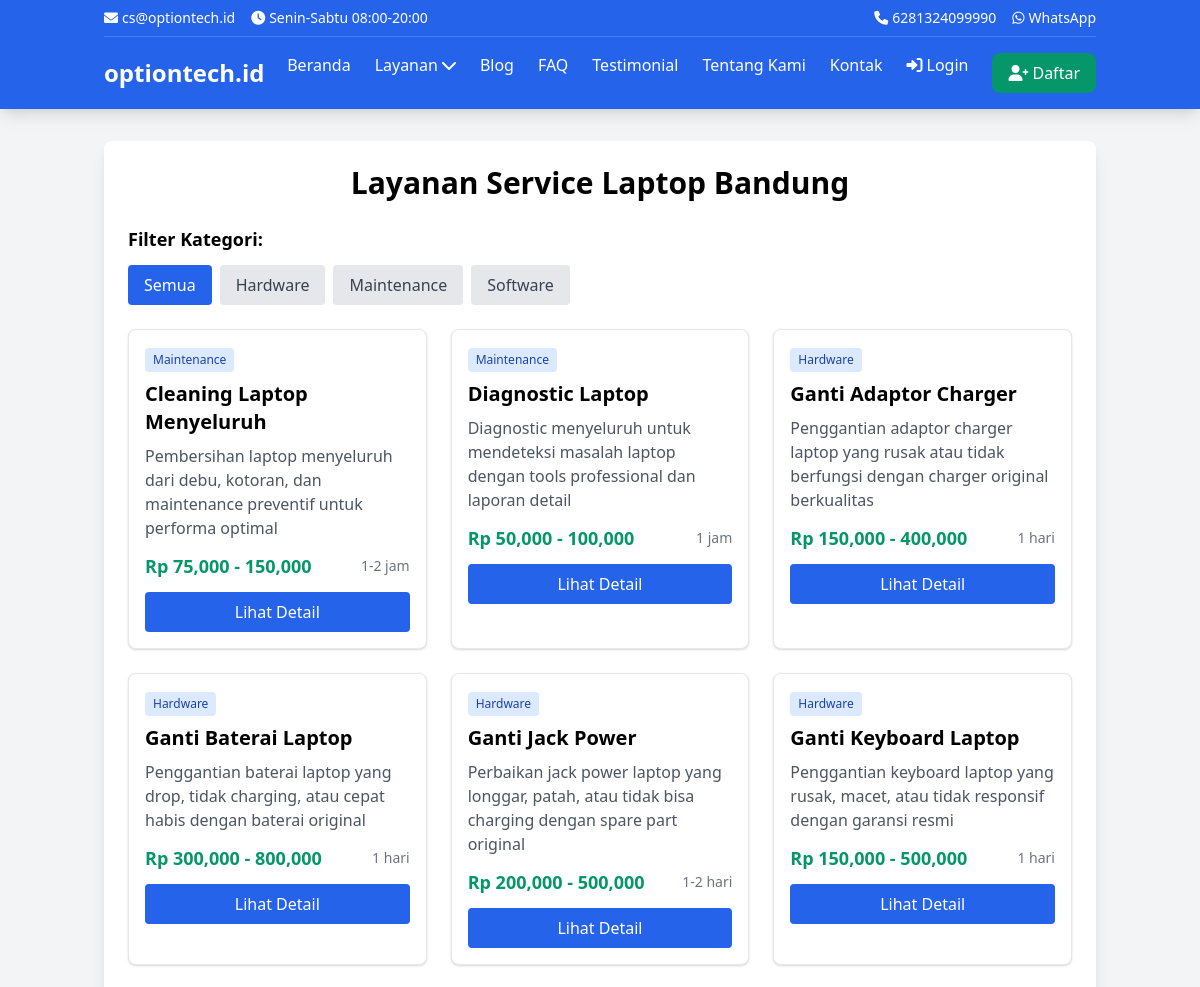
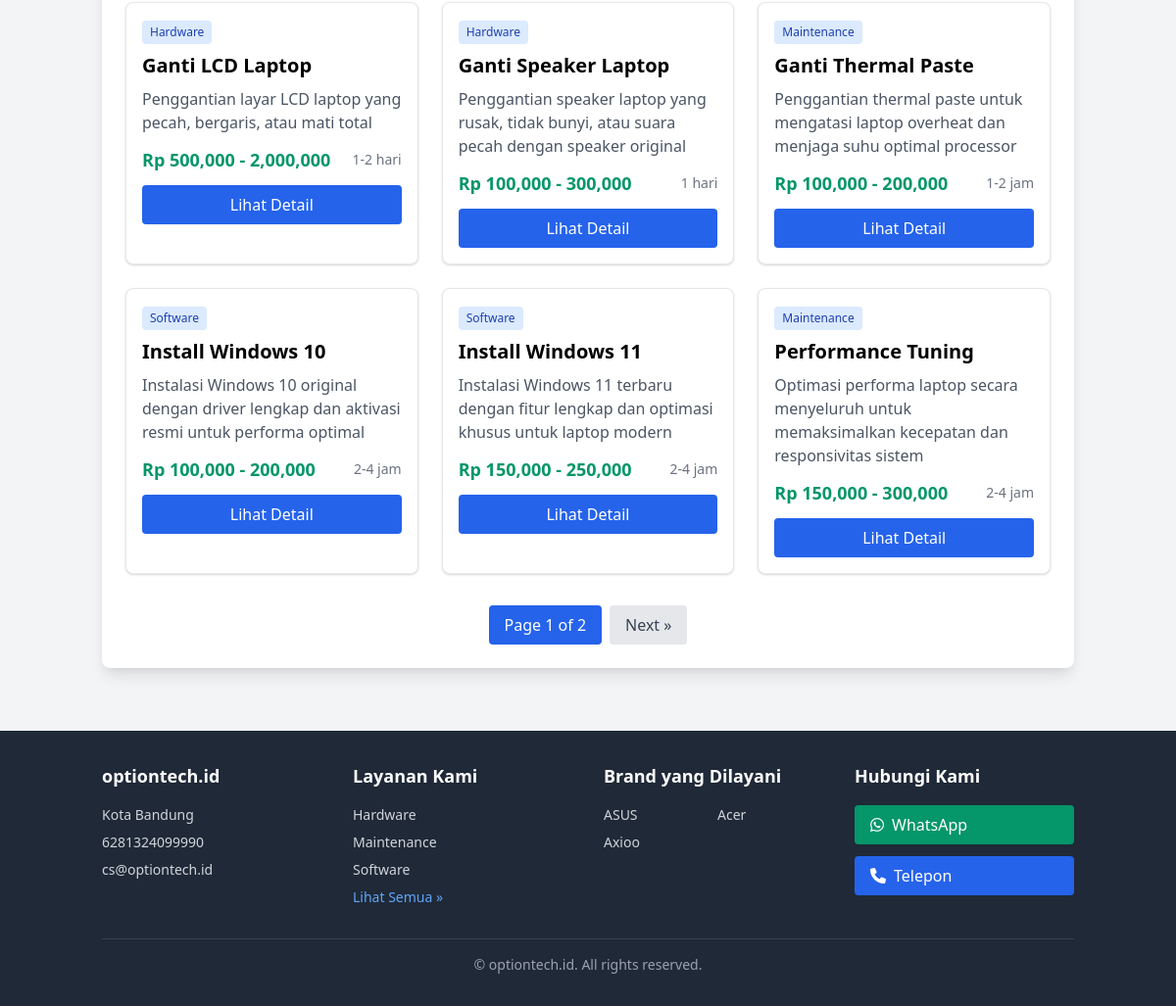
The page /layanan/ on the database as committed earlier (2 pictures, top to bottom).
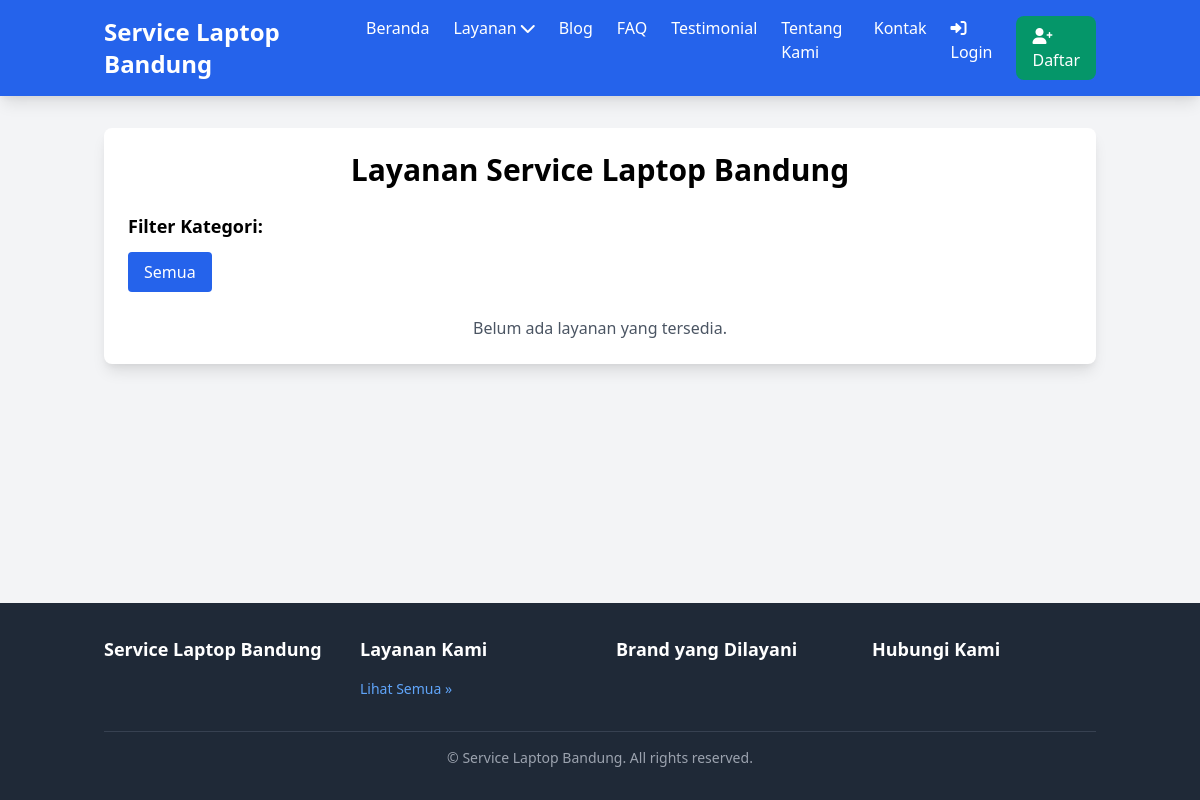
The same page on the database as committed later.
### core/models.py (models this page shows, shortened)
class TimeStampedModel(models.Model):
    created_at = models.DateTimeField(auto_now_add=True)  # Otomatis diisi saat create
    updated_at = models.DateTimeField(auto_now=True)  # Otomatis diisi saat update
    class Meta:
        abstract = True  # Model ini tidak akan jadi tabel, hanya template

class BusinessInfo(TimeStampedModel):
    business_name = models.CharField(max_length=255)  # Nama bisnis
    address = models.TextField()  # Alamat (text panjang)
    phone = models.CharField(max_length=20)  # Nomor telepon
    email = models.EmailField()  # Email (validasi otomatis)
    whatsapp = models.CharField(max_length=20)  # WhatsApp
    class Meta:
        verbose_name = "Business Information"  # Nama di admin
        verbose_name_plural = "Business Information"  # Nama plural di admin

class LaptopBrand(TimeStampedModel):
    name = models.CharField(max_length=100)  # Nama brand
    slug = models.SlugField(unique=True)  # URL-friendly name
    logo = models.ImageField(  # Upload gambar logo
        upload_to='brands/',  # Folder penyimpanan
        blank=True,  # Boleh kosong
        null=True  # Boleh NULL di database
    )
    is_supported = models.BooleanField(default=True)  # Apakah masih didukung
    class Meta:
        ordering = ['name']  # Urutan default A-Z

### services/models.py (models this page shows, shortened)
class ServiceCategory(TimeStampedModel):
    name = models.CharField(max_length=100)
    slug = models.SlugField(unique=True, blank=True)
    description = models.TextField(blank=True)
    icon = models.CharField(max_length=255, blank=True)
    order = models.IntegerField(default=0, help_text="Urutan tampil")
    class Meta:
        ordering = ['order', 'name']
        verbose_name = "Service Category"
        verbose_name_plural = "Service Categories"

class Service(TimeStampedModel, ModelMeta):
    name = models.CharField(max_length=255, help_text="Nama layanan (contoh: Ganti LCD Laptop)")
    slug = models.SlugField(unique=True, blank=True, help_text="URL-friendly name (otomatis)")
    description = RichTextField(help_text="Deskripsi lengkap layanan")
    short_description = models.CharField(
        max_length=500,
        help_text="Deskripsi singkat untuk preview"
    )
    price_min = models.DecimalField(
        max_digits=10,
        decimal_places=2,
        help_text="Harga minimum (Rp)"
    )
    price_max = models.DecimalField(
        max_digits=10,
        decimal_places=2,
        help_text="Harga maksimum (Rp)"
    )
    duration_estimate = models.CharField(
        max_length=100,
        help_text="Estimasi waktu (contoh: 1-2 hari)"
    )
    icon = models.CharField(
        max_length=255,
        blank=True,
        help_text="CSS class icon (contoh: fas fa-laptop)"
    )
    featured_image = models.ImageField(
        upload_to='services/',
        blank=True,
        null=True,
        help_text="Gambar utama layanan"
    )
    is_featured = models.BooleanField(
        default=False,
        help_text="Tampilkan di homepage?"
    )
    is_active = models.BooleanField(
        default=True,
        help_text="Layanan masih tersedia?"
    )
    meta_title = models.CharField(
        max_length=255,
        blank=True,
        help_text="Judul SEO (kosongkan untuk otomatis)"
    )
    meta_description = models.TextField(
        blank=True,
        help_text="Deskripsi SEO (kosongkan untuk otomatis)"
    )
    target_keywords = models.CharField(
        max_length=500,
        blank=True,
        help_text="Keywords utama (pisahkan dengan koma)"
    )
    _metadata = {
        'title': 'get_meta_title',
        'description': 'get_meta_description',
        'keywords': 'get_meta_keywords',
        'image': 'get_meta_image',
    }
    class Meta:
        ordering = ['name']
        verbose_name = "Service"
        verbose_name_plural = "Services"
    def get_absolute_url(self):
        return reverse('services:detail', kwargs={'slug': self.slug})
    def get_price_range(self):
        if self.price_min == self.price_max:
            return f"Rp {self.price_min:,.0f}"
        return f"Rp {self.price_min:,.0f} - {self.price_max:,.0f}"
    def get_meta_title(self):
        """Generate SEO title"""
        if self.meta_title:
            return self.meta_title
        return f"{self.name} - Service Laptop Bandung Terpercaya"
    def get_meta_description(self):
        """Generate SEO description"""
        if self.meta_description:
            return self.meta_description
        return f"{self.short_description} Layanan {self.name} terpercaya di Bandung dengan harga {self.get_price_range()}."
    def get_meta_keywords(self):
        """Generate SEO keywords"""
        keywords = ['service laptop bandung', 'reparasi laptop bandung']
        if self.target_keywords:
            keywords.extend([kw.strip() for kw in self.target_keywords.split(',')])
        keywords.append(self.name.lower())
        return keywords
    def get_meta_image(self):
        """Get meta image URL"""
        if self.featured_image:
            return self.featured_image.url
        return None

### services/views.py (the view)
# urls.py: path('', views.ServiceListView.as_view(), name='list'),
class ServiceListView(MetadataMixin, ListView):
    model = Service
    template_name = 'services/list.html'
    context_object_name = 'services'
    paginate_by = 12
    title = 'Layanan Service Laptop Bandung - Reparasi Semua Merk'
    description = 'Layanan service laptop lengkap di Bandung. Ganti LCD, keyboard, motherboard, dan lainnya. Teknisi berpengalaman, garansi resmi.'
    keywords = ['service laptop bandung', 'reparasi laptop bandung', 'layanan laptop bandung']
    def get_queryset(self):
        queryset = Service.objects.filter(is_active=True)
        category_slug = self.request.GET.get('category')
        if category_slug:
            queryset = queryset.filter(category__slug=category_slug)
        return queryset
    def get_context_data(self, **kwargs):
        context = super().get_context_data(**kwargs)
        context['categories'] = ServiceCategory.objects.all()
        context['selected_category'] = self.request.GET.get('category')
        return context

### core/context_processors.py (called while the page is built)
def business_info(request):
    try:
        business = BusinessInfo.objects.first()
        return {'business_info': business}
    except BusinessInfo.DoesNotExist:
        return {'business_info': None}

def navigation_data(request):
    return {
        'nav_service_categories': ServiceCategory.objects.all()[:5],
        'nav_brands': LaptopBrand.objects.filter(is_supported=True)[:8]
    }

### templates/services/list.html (shortened to what this page needs)
{% extends 'base.html' %}
{% load static %}
{% block content %}
<div class="bg-white rounded-lg shadow-lg p-6 mb-8">
    <h1 class="text-3xl font-bold text-center mb-6">Layanan Service Laptop Bandung</h1>
    <div class="mb-6">
        <h3 class="text-lg font-semibold mb-3">Filter Kategori:</h3>
        <div class="flex flex-wrap gap-2">
            <a href="{% url 'services:list' %}"
               class="px-4 py-2 rounded {% if not selected_category %}bg-blue-600 text-white{% else %}bg-gray-200 text-gray-700 hover:bg-gray-300{% endif %}">
                Semua
            </a>
            {% for category in categories %}
            <a href="?category={{ category.slug }}"
               class="px-4 py-2 rounded {% if selected_category == category.slug %}bg-blue-600 text-white{% else %}bg-gray-200 text-gray-700 hover:bg-gray-300{% endif %}">
                {{ category.name }}
            </a>
            {% endfor %}
        </div>
    </div>
    {% if services %}
    <div class="grid md:grid-cols-2 lg:grid-cols-3 gap-6">
        {% for service in services %}
        <div class="bg-white border rounded-lg shadow hover:shadow-lg transition-shadow">
            <div class="p-4">
                {% if service.category %}
                <span class="inline-block bg-blue-100 text-blue-800 text-xs px-2 py-1 rounded mb-2">
                    {{ service.category.name }}
                </span>
                {% endif %}
                <h3 class="text-xl font-semibold mb-2">{{ service.name }}</h3>
                <p class="text-gray-600 mb-3">{{ service.short_description }}</p>
                <div class="flex justify-between items-center mb-3">
                    <span class="text-lg font-bold text-green-600">{{ service.get_price_range }}</span>
                    <span class="text-sm text-gray-500">{{ service.duration_estimate }}</span>
                </div>
                <a href="{{ service.get_absolute_url }}"
                   class="block w-full text-center bg-blue-600 text-white py-2 rounded hover:bg-blue-700 transition-colors">
                    Lihat Detail
                </a>
            </div>
        </div>
        {% endfor %}
    </div>
    {% if is_paginated %}
    <div class="flex justify-center mt-8">
        <div class="flex space-x-2">
            <span class="px-4 py-2 bg-blue-600 text-white rounded">
                Page {{ page_obj.number }} of {{ page_obj.paginator.num_pages }}
            </span>
            {% if page_obj.has_next %}
            <a href="?page={{ page_obj.next_page_number }}"
               class="px-4 py-2 bg-gray-200 text-gray-700 rounded hover:bg-gray-300">
                Next »
            </a>
            {% endif %}
        </div>
    </div>
    {% endif %}
    {% else %}
    <p class="text-center text-gray-600">Belum ada layanan yang tersedia.</p>
    {% endif %}
</div>
{% endblock %}

### templates/base.html (shortened to what the changed rows need)
<!DOCTYPE html>
<html lang="id">
<head>
    {% block og_image %}{% load static %}{{ request.scheme }}://{{ request.get_host }}{% static 'img/logo-og.jpg' %}{% endblock %}">
    {% load schema_tags %}
    {% load static %}
    <link href="https://cdn.jsdelivr.net/npm/tailwindcss@2.2.19/dist/tailwind.min.css" rel="stylesheet">
    <link rel="stylesheet" href="https://cdnjs.cloudflare.com/ajax/libs/font-awesome/6.0.0/css/all.min.css">
</head>
<body class="bg-gray-100 min-h-screen flex flex-col">
<header class="bg-blue-600 text-white shadow-lg">
    <div class="container mx-auto px-4">
        {% if business_info %}
            <div class="hidden md:flex justify-between items-center py-2 text-sm border-b border-blue-500">
                <div class="flex space-x-4">
                    <span><i class="fas fa-envelope mr-1"></i>{{ business_info.email }}</span>
                    <span><i class="fas fa-clock mr-1"></i>Senin-Sabtu 08:00-20:00</span>
                </div>
                <div class="flex space-x-4">
                    <a href="tel:{{ business_info.phone }}" class="hover:text-blue-200">
                        <i class="fas fa-phone mr-1"></i>{{ business_info.phone }}
                    </a>
                    <a href="https://wa.me/{{ business_info.whatsapp }}" target="_blank" class="hover:text-blue-200">
                        <i class="fab fa-whatsapp mr-1"></i>WhatsApp
                    </a>
                </div>
            </div>
        {% endif %}
        <nav class="py-4">
            <div class="flex justify-between items-center">
                <div class="flex items-center">
                    <a href="{% url 'home' %}" class="text-2xl font-bold">
                        {% if business_info %}
                            {{ business_info.business_name }}
                        {% else %}
                            Service Laptop Bandung
                        {% endif %}
                    </a>
                </div>
            </div>
        </nav>
    </div>
</header>
<main class="flex-grow container mx-auto px-4 py-8">
    {% block content %}
    {% endblock %}
</main>
<footer class="bg-gray-800 text-white mt-auto">
    <div class="container mx-auto px-4 py-8">
        <div class="grid md:grid-cols-4 gap-8">
            <div>
                <h3 class="text-lg font-semibold mb-4">
                    {% if business_info %}{{ business_info.business_name }}{% else %}Service Laptop Bandung{% endif %}
                </h3>
                {% if business_info %}
                    <p class="text-gray-300 text-sm mb-2">{{ business_info.address }}</p>
                    <p class="text-gray-300 text-sm mb-2">{{ business_info.phone }}</p>
                    <p class="text-gray-300 text-sm">{{ business_info.email }}</p>
                {% endif %}
            </div>
            <div>
                <ul class="space-y-2 text-sm">
                    {% for category in nav_service_categories %}
                        <li>
                            <a href="{% url 'services:category' category.slug %}"
                               class="text-gray-300 hover:text-white">
                                {{ category.name }}
                            </a>
                        </li>
                    {% endfor %}
                </ul>
            </div>
            <div>
                <div class="grid grid-cols-2 gap-2 text-sm">
                    {% for brand in nav_brands %}
                        <span class="text-gray-300">{{ brand.name }}</span>
                    {% endfor %}
                </div>
            </div>
            <div>
                {% if business_info %}
                    <div class="space-y-3">
                        <a href="https://wa.me/{{ business_info.whatsapp }}"
                           target="_blank"
                           class="flex items-center bg-green-600 text-white px-4 py-2 rounded hover:bg-green-700 transition-colors">
                            <i class="fab fa-whatsapp mr-2"></i>
                            WhatsApp
                        </a>
                        <a href="tel:{{ business_info.phone }}"
                           class="flex items-center bg-blue-600 text-white px-4 py-2 rounded hover:bg-blue-700 transition-colors">
                            <i class="fas fa-phone mr-2"></i>
                            Telepon
                        </a>
                    </div>
                {% endif %}
            </div>
        </div>
        <div class="border-t border-gray-700 mt-8 pt-4 text-center text-gray-400 text-sm">
            <p>&copy; {{ "now"|date:"Y" }}
                {% if business_info %}{{ business_info.business_name }}{% else %}Service Laptop Bandung{% endif %}. All
                rights reserved.</p>
        </div>
    </div>
</footer>
</body>
</html>

Rows that differ between the two databases and show on the page:
removed BusinessInfo: email "cs@optiontech.id", phone "6281324099990", business_name "optiontech.id", address "Kota Bandung"
removed ServiceCategory: name "Hardware"
removed ServiceCategory: name "Maintenance"
removed ServiceCategory: name "Software"
removed Service: category.name "Maintenance", name "Cleaning Laptop Menyeluruh", short_description "Pembersihan laptop menyeluruh dari debu, kotoran, dan maintenance preventif untuk performa optimal", get_price_range "Rp 75,000 - 150,000", duration_estimate "1-2 jam"
removed Service: category.name "Maintenance", name "Diagnostic Laptop", short_description "Diagnostic menyeluruh untuk mendeteksi masalah laptop dengan tools professional dan laporan detail", get_price_range "Rp 50,000 - 100,000", duration_estimate "1 jam"
removed Service: category.name "Hardware", name "Ganti Adaptor Charger", short_description "Penggantian adaptor charger laptop yang rusak atau tidak berfungsi dengan charger original berkualitas", get_price_range "Rp 150,000 - 400,000", duration_estimate "1 hari"
removed Service: category.name "Hardware", name "Ganti Baterai Laptop", short_description "Penggantian baterai laptop yang drop, tidak charging, atau cepat habis dengan baterai original", get_price_range "Rp 300,000 - 800,000", duration_estimate "1 hari"
removed Service: category.name "Hardware", name "Ganti Jack Power", short_description "Perbaikan jack power laptop yang longgar, patah, atau tidak bisa charging dengan spare part original", get_price_range "Rp 200,000 - 500,000", duration_estimate "1-2 hari"
removed Service: category.name "Hardware", name "Ganti Keyboard Laptop", short_description "Penggantian keyboard laptop yang rusak, macet, atau tidak responsif dengan garansi resmi", get_price_range "Rp 150,000 - 500,000", duration_estimate "1 hari"
removed Service: category.name "Hardware", name "Ganti LCD Laptop", short_description "Penggantian layar LCD laptop yang pecah, bergaris, atau mati total", get_price_range "Rp 500,000 - 2,000,000", duration_estimate "1-2 hari"
removed Service: category.name "Hardware", name "Ganti Speaker Laptop", short_description "Penggantian speaker laptop yang rusak, tidak bunyi, atau suara pecah dengan speaker original", get_price_range "Rp 100,000 - 300,000", duration_estimate "1 hari"
removed Service: category.name "Maintenance", name "Ganti Thermal Paste", short_description "Penggantian thermal paste untuk mengatasi laptop overheat dan menjaga suhu optimal processor", get_price_range "Rp 100,000 - 200,000", duration_estimate "1-2 jam"
removed Service: category.name "Software", name "Install Windows 10", short_description "Instalasi Windows 10 original dengan driver lengkap dan aktivasi resmi untuk performa optimal", get_price_range "Rp 100,000 - 200,000", duration_estimate "2-4 jam"
removed Service: category.name "Software", name "Install Windows 11", short_description "Instalasi Windows 11 terbaru dengan fitur lengkap dan optimasi khusus untuk laptop modern", get_price_range "Rp 150,000 - 250,000", duration_estimate "2-4 jam"
removed Service: category.name "Maintenance", name "Performance Tuning", short_description "Optimasi performa laptop secara menyeluruh untuk memaksimalkan kecepatan dan responsivitas sistem", get_price_range "Rp 150,000 - 300,000", duration_estimate "2-4 jam"
removed LaptopBrand: name "ASUS"
removed LaptopBrand: name "Acer"
removed LaptopBrand: name "Axioo"
Other text that changed with them:
{{ page_obj.number }}: "1" → (not shown)
{{ page_obj.paginator.num_pages }}: "2" → (not shown)
text no longer shown: "Senin-Sabtu 08:00-20:00 WhatsApp Page of Next » WhatsApp Telepon"
text now shown: "Service Laptop Bandung Belum ada layanan yang tersedia. Service Laptop Bandung Service Laptop Bandung"
